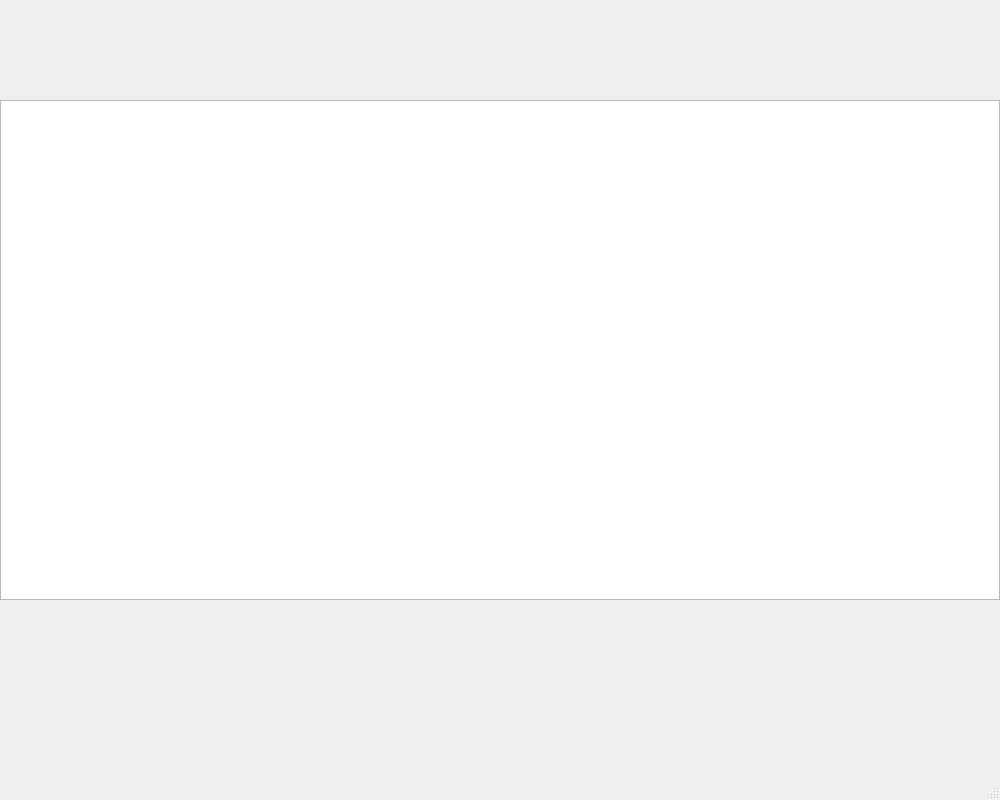
<?xml version="1.0" encoding="UTF-8"?>
<ui version="4.0">
 <class>certifierreceptioncolis</class>
 <widget class="QMainWindow" name="certifierreceptioncolis">
  <property name="geometry">
   <rect>
    <x>0</x>
    <y>0</y>
    <width>1000</width>
    <height>800</height>
   </rect>
  </property>
  <property name="windowTitle">
   <string>MainWindow</string>
  </property>
  <widget class="QWidget" name="centralwidget">
   <widget class="QTableWidget" name="tableWidget">
    <property name="geometry">
     <rect>
      <x>0</x>
      <y>100</y>
      <width>1000</width>
      <height>500</height>
     </rect>
    </property>
   </widget>
  </widget>
  <widget class="QMenuBar" name="menubar">
   <property name="geometry">
    <rect>
     <x>0</x>
     <y>0</y>
     <width>1000</width>
     <height>22</height>
    </rect>
   </property>
  </widget>
  <widget class="QStatusBar" name="statusbar"/>
 </widget>
 <resources/>
 <connections/>
</ui>
